Frame 1 (no input): blank canvas, image omitted
Frame 60 (no input): blank canvas, image omitted
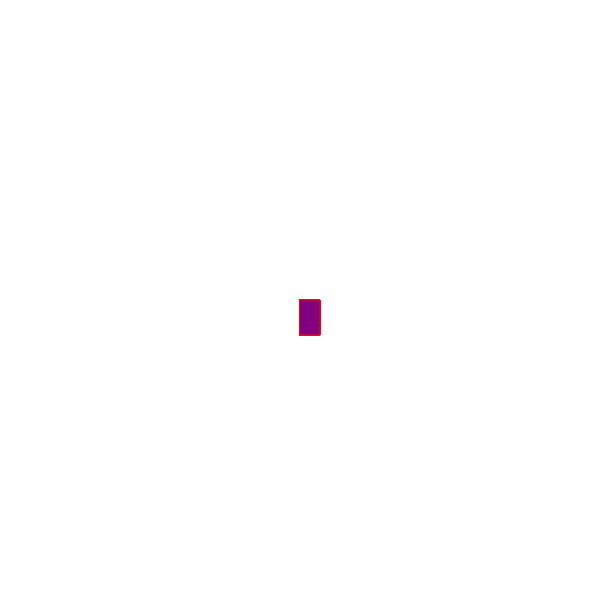
Frame 120 (the mouse pressed at the canvas centre since frame 60)

The p5.js sketch whose frames 1 and 60 were blank and that drew this single picture after the mouse press (run headless with seeded random() and noise() and a simulated clock; from frame 60 on, the mouse is pressed at the canvas centre):

// p5.js sketch
// ── sketch.js
function setup() {
    createCanvas(600, 600);
  }
  
  function draw() {
    
    stroke("red");
    fill("purple");
    //console.log(mouseIsPressed);
  
    if (mouseIsPressed) {
      rect(mouseX, mouseY, 20, 35);
    }
  }
  
